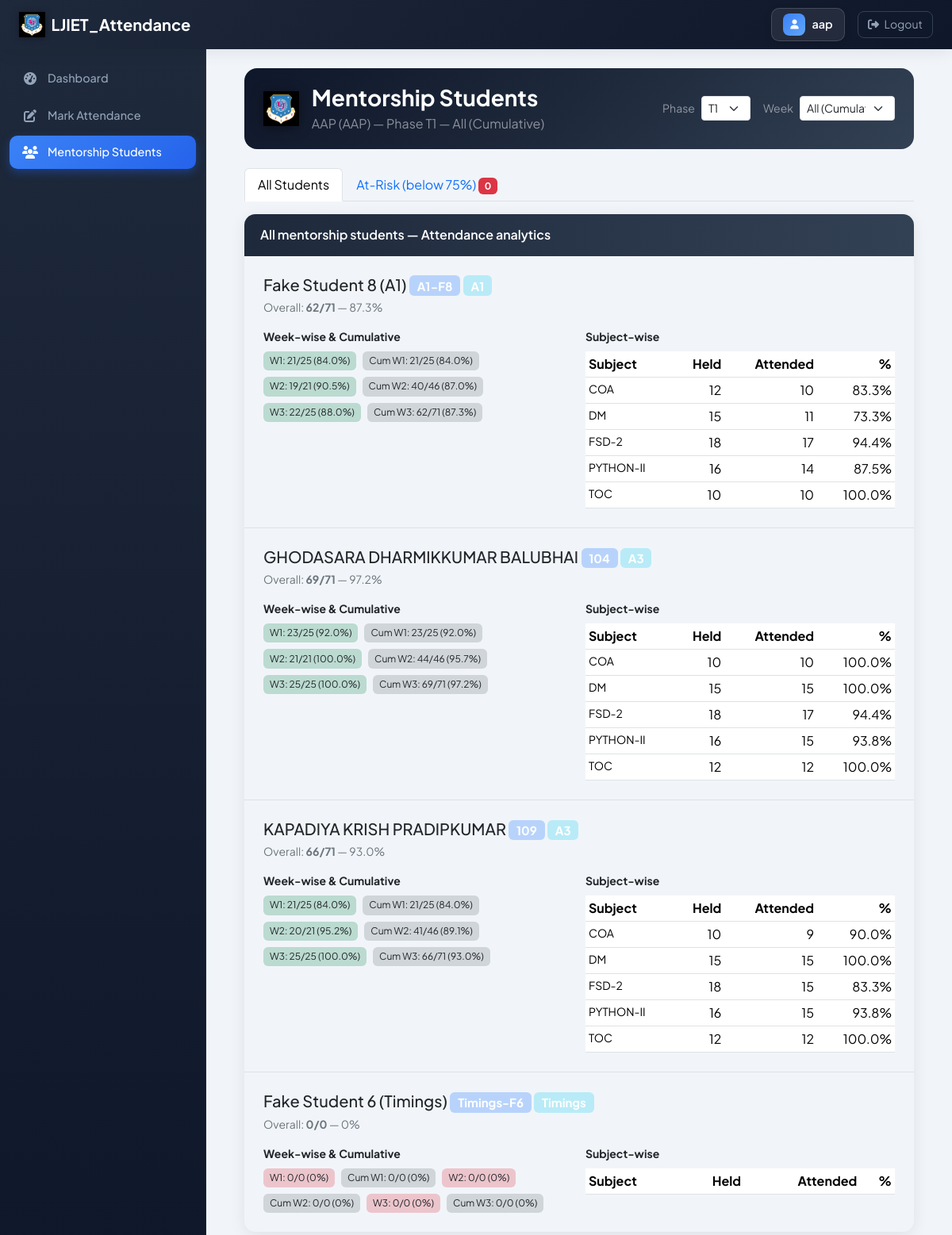
The page /portal/faculty/mentorship/ (signed in) on the database its author committed.
### core/models.py (models this page shows, shortened)
class Faculty(models.Model):
    department = models.ForeignKey(Department, on_delete=models.CASCADE)
    full_name = models.CharField(max_length=200)
    short_name = models.CharField(max_length=30)  # e.g. UMS, PSK
    email = models.EmailField(blank=True)
    user = models.OneToOneField(
        User, on_delete=models.SET_NULL, null=True, blank=True, related_name='faculty_profile'
    )
    class Meta:
        ordering = ['full_name']
        verbose_name_plural = 'Faculties'

class Student(models.Model):
    department = models.ForeignKey(Department, on_delete=models.CASCADE)
    batch = models.ForeignKey(Batch, on_delete=models.CASCADE)
    roll_no = models.CharField(max_length=30)
    enrollment_no = models.CharField(max_length=50, blank=True)
    name = models.CharField(max_length=200)
    email = models.EmailField(blank=True)
    mentor = models.ForeignKey(
        Faculty, on_delete=models.SET_NULL, null=True, blank=True,
        related_name='mentorship_students'
    )
    user = models.OneToOneField(
        User, on_delete=models.SET_NULL, null=True, blank=True, related_name='student_profile'
    )
    class Meta:
        ordering = ['batch', 'roll_no']
        unique_together = ('department', 'batch', 'roll_no')

class Batch(models.Model):
    department = models.ForeignKey(Department, on_delete=models.CASCADE)
    name = models.CharField(max_length=100)  # e.g. A1, B2, CE-A
    class Meta:
        ordering = ['name']
        unique_together = ('department', 'name')

class FacultyAttendance(models.Model):
    faculty = models.ForeignKey(Faculty, on_delete=models.CASCADE)
    date = models.DateField()
    batch = models.ForeignKey(Batch, on_delete=models.CASCADE)
    lecture_slot = models.CharField(max_length=50)  # same as ScheduleSlot.time_slot or "Lec 1"
    absent_roll_numbers = models.TextField(blank=True)  # comma-separated
    remarks = models.CharField(max_length=200, blank=True)
    created_at = models.DateTimeField(auto_now_add=True)
    updated_at = models.DateTimeField(auto_now=True)
    class Meta:
        ordering = ['-date', 'batch', 'lecture_slot']
        unique_together = ('faculty', 'date', 'batch', 'lecture_slot')

class Subject(models.Model):
    department = models.ForeignKey(Department, on_delete=models.CASCADE)
    name = models.CharField(max_length=150)
    code = models.CharField(max_length=30, blank=True)
    class Meta:
        ordering = ['name']
        unique_together = ('department', 'name')

class PhaseHoliday(models.Model):
    department = models.ForeignKey(Department, on_delete=models.CASCADE)
    phase = models.CharField(max_length=10)  # T1, T2, T3, T4
    date = models.DateField()
    class Meta:
        ordering = ['phase', 'date']
        unique_together = ('department', 'phase', 'date')

### core/views.py (the view, shortened to what this page needs)
# urls.py: path('faculty/mentorship/', views.faculty_mentorship, name='faculty_mentorship'),
@login_required
def faculty_mentorship(request):
    if not user_can_faculty(request):
        return redirect('accounts:role_redirect')
    faculty = get_faculty_user(request)
    if not faculty:
        return redirect('accounts:logout')
    dept = faculty.department
    mentorship_students = list(
        Student.objects.filter(mentor=faculty, department=dept)
        .select_related('batch')
        .order_by('batch__name', 'roll_no')
    )
    if not mentorship_students:
        ctx = {'faculty': faculty, 'mentorship_students': [], 'student_stats': [], 'at_risk': [], 'phase': 'T1', 'phases': ['T1', 'T2', 'T3', 'T4'], 'week_range': [], 'selected_week': 'all'}
        return render(request, 'core/faculty/mentorship.html', ctx)
    tp = TermPhase.objects.filter(department=dept).first()
    phase = request.GET.get('phase', 'T1')
    week_param = request.GET.get('week', 'all')
    phases = ['T1', 'T2', 'T3', 'T4']
    week_map, _, phase_dates = _student_phase_weeks_and_dates(dept, mentorship_students[0].batch)
    weeks = week_map.get(phase, [])
    week_idx = None
    start_all = end_all = None
    for p in phases:
        s = getattr(tp, f'{p.lower()}_start', None) if tp else None
        e = getattr(tp, f'{p.lower()}_end', None) if tp else None
        if s and e:
            start_all = min(start_all, s) if start_all else s
            end_all = max(end_all, e) if end_all else e
    if not start_all or not end_all:
        start_all = datetime.now().date()
        end_all = start_all
    phase_dates_list = phase_dates.get(phase, [])
    if week_idx is not None:
        cum_dates = set()
        for i in range(week_idx + 1):
            cum_dates.update(weeks[i])
        phase_dates_set = cum_dates
    else:
        phase_dates_set = set(phase_dates_list)
    student_stats = []
    at_risk = []
    for s in mentorship_students:
        batch_scheduled = set()
        for d in phase_dates_set:
            weekday = d.strftime('%A')
            for slot in ScheduleSlot.objects.filter(batch=s.batch, day=weekday).values_list('time_slot', flat=True).distinct():
                batch_scheduled.add((d, slot))
        batch_att_map = {}
        for att in FacultyAttendance.objects.filter(batch=s.batch, date__in=phase_dates_set):
            batch_att_map[(att.date, att.lecture_slot)] = set(x.strip() for x in (att.absent_roll_numbers or '').split(',') if x.strip())
        held = len(batch_scheduled)
        str_roll = str(s.roll_no)
        attended = sum(1 for (d, slot) in batch_scheduled if (d, slot) in batch_att_map and str_roll not in batch_att_map[(d, slot)])
        pct = round(attended / held * 100, 1) if held else 0
        week_wise = []
        cum_held = cum_attended = 0
        for i, week_dates in enumerate(weeks):
            week_set = set(week_dates)
            w_held = sum(1 for (d, slot) in batch_scheduled if d in week_set)
            w_attended = sum(1 for (d, slot) in batch_scheduled if d in week_set and (d, slot) in batch_att_map and str_roll not in batch_att_map[(d, slot)])
            w_pct = round(w_attended / w_held * 100, 1) if w_held else 0
            cum_held += w_held
            cum_attended += w_attended
            cum_pct = round(cum_attended / cum_held * 100, 1) if cum_held else 0
            week_wise.append({'week': i + 1, 'held': w_held, 'attended': w_attended, 'pct': w_pct, 'cum_held': cum_held, 'cum_attended': cum_attended, 'cum_pct': cum_pct})
        subject_wise = defaultdict(lambda: {'held': 0, 'attended': 0})
        for (d, slot) in batch_scheduled:
            fac, subj = get_faculty_subject_for_slot(d, s.batch, slot)
            subj_name = subj.name if subj else 'N/A'
            subject_wise[subj_name]['held'] += 1
            if (d, slot) in batch_att_map and str_roll not in batch_att_map[(d, slot)]:
                subject_wise[subj_name]['attended'] += 1
        subj_list = [{'name': n, 'held': t['held'], 'attended': t['attended'], 'pct': round(t['attended'] / t['held'] * 100, 1) if t['held'] else 0} for n, t in sorted(subject_wise.items())]
        student_stats.append({
            'student': s, 'held': held, 'attended': attended, 'pct': pct,
            'week_wise': week_wise, 'subject_wise': subj_list,
        })
        if held and pct < 75:
            at_risk.append({'student': s, 'held': held, 'attended': attended, 'pct': pct})
    week_range = list(range(len(weeks)))
    ctx = {
        'faculty': faculty,
        'mentorship_students': mentorship_students,
        'student_stats': student_stats,
        'at_risk': sorted(at_risk, key=lambda x: x['pct']),
        'phase': phase,
        'phases': phases,
        'week_range': week_range,
        'selected_week': week_param,
    }
    return render(request, 'core/faculty/mentorship.html', ctx)

### templates/core/faculty/mentorship.html (shortened to what this page needs)
{% extends 'base.html' %}
{% load static %}
{% block content %}
<div class="mentor-hero d-flex flex-wrap justify-content-between align-items-center gap-3">
    <div class="d-flex align-items-center gap-3">
        <img src="{% static 'images/ljiet-logo.png' %}" alt="LJIET" class="admin-logo">
        <div>
            <h1 class="page-title mb-1">Mentorship Students</h1>
            <p class="text-white-50 mb-0">{{ faculty.full_name }} ({{ faculty.short_name }}) — Phase {{ phase }}{% if selected_week != 'all' and selected_week %} — Week {{ selected_week|add:1 }}{% else %} — All (Cumulative){% endif %}</p>
        </div>
    </div>
    <form method="get" class="d-flex flex-wrap align-items-center gap-3">
        <div class="d-flex align-items-center gap-2">
            <label class="text-white-50 small mb-0">Phase</label>
            <select name="phase" class="form-select form-select-sm" style="max-width: 100px;" onchange="this.form.submit()">
                {% for p in phases %}
                <option value="{{ p }}" {% if phase == p %}selected{% endif %}>{{ p }}</option>
                {% endfor %}
            </select>
        </div>
        <div class="d-flex align-items-center gap-2">
            <label class="text-white-50 small mb-0">Week</label>
            <select name="week" class="form-select form-select-sm" style="max-width: 120px;" onchange="this.form.submit()">
                <option value="all" {% if selected_week == 'all' or not selected_week %}selected{% endif %}>All (Cumulative)</option>
            </select>
        </div>
    </form>
</div>
<ul class="nav nav-tabs mb-3" id="mentorTabs" role="tablist">
    <li class="nav-item" role="presentation">
        <button class="nav-link active" id="all-tab" data-bs-toggle="tab" data-bs-target="#all-students" type="button" role="tab">All Students</button>
    </li>
    <li class="nav-item" role="presentation">
        <button class="nav-link" id="risk-tab" data-bs-toggle="tab" data-bs-target="#risk-students" type="button" role="tab">At-Risk (below 75%) <span class="badge bg-danger">{% if at_risk %}{{ at_risk|length }}{% else %}0{% endif %}</span></button>
    </li>
</ul>
<div class="tab-content" id="mentorTabsContent">
    <div class="tab-pane fade show active" id="all-students" role="tabpanel">
<div class="mentor-card">
    <div class="card-header">All mentorship students — Attendance analytics</div>
    <div class="card-body p-0">
        {% if student_stats %}
        {% for stat in student_stats %}
        <div class="border-bottom p-4 {% if not forloop.last %}border-bottom{% endif %}" style="{% if forloop.last %}border-bottom: none !important;{% endif %}">
            <div class="d-flex flex-wrap justify-content-between align-items-start gap-3 mb-3">
                <div>
                    <h5 class="mb-1">{{ stat.student.name }} <span class="badge bg-primary bg-opacity-25 text-white">{{ stat.student.roll_no }}</span> <span class="badge bg-info bg-opacity-25 text-white">{{ stat.student.batch.name }}</span></h5>
                    <p class="mb-0 small text-secondary">Overall: <strong>{{ stat.attended }}/{{ stat.held }}</strong> — <span class="{% if stat.pct >= 75 %}pct-good{% elif stat.pct >= 50 %}pct-warn{% else %}pct-low{% endif %}">{{ stat.pct }}%</span></p>
                </div>
            </div>
            <div class="row g-3">
                <div class="col-12 col-md-6">
                    <p class="small fw-bold text-dark mb-2">Week-wise & Cumulative</p>
                    <div class="d-flex flex-wrap gap-2 align-items-center">
                        {% for w in stat.week_wise %}
                        <span class="week-badge {% if w.pct >= 75 %}bg-success bg-opacity-25{% elif w.pct >= 50 %}bg-warning bg-opacity-25{% else %}bg-danger bg-opacity-25{% endif %}">W{{ w.week }}: {{ w.attended }}/{{ w.held }} ({{ w.pct }}%)</span>
                        <span class="week-badge bg-secondary bg-opacity-25 text-dark">Cum W{{ w.week }}: {{ w.cum_attended }}/{{ w.cum_held }} ({{ w.cum_pct }}%)</span>
                        {% endfor %}
                    </div>
                </div>
                <div class="col-12 col-md-6">
                    <p class="small fw-bold text-dark mb-2">Subject-wise</p>
                    <div class="table-responsive">
                        <table class="table table-sm mb-0">
                            <thead><tr><th>Subject</th><th class="text-end">Held</th><th class="text-end">Attended</th><th class="text-end">%</th></tr></thead>
                            <tbody>
                                {% for sub in stat.subject_wise %}
                                <tr>
                                    <td class="small">{{ sub.name }}</td>
                                    <td class="text-end">{{ sub.held }}</td>
                                    <td class="text-end">{{ sub.attended }}</td>
                                    <td class="text-end {% if sub.pct >= 75 %}pct-good{% elif sub.pct >= 50 %}pct-warn{% else %}pct-low{% endif %}">{{ sub.pct }}%</td>
                                </tr>
                                {% endfor %}
                            </tbody>
                        </table>
                    </div>
                </div>
            </div>
        </div>
        {% endfor %}
        {% else %}
        <p class="text-center text-secondary py-5 mb-0">No mentorship students assigned. Assign mentors via CSV upload (mentor column) or run: <code>python manage.py seed_mentors</code></p>
        {% endif %}
    </div>
</div>
    </div>
</div>
{% endblock %}

### templates/base.html (shortened to what this page needs)
{% load static %}
<!DOCTYPE html>
<html lang="en">
<head>
    <link href="https://cdn.jsdelivr.net/npm/bootstrap@5.3.2/dist/css/bootstrap.min.css" rel="stylesheet">
    <link rel="stylesheet" href="https://cdnjs.cloudflare.com/ajax/libs/font-awesome/6.4.0/css/all.min.css">
</head>
<body>
    <nav class="navbar navbar-expand-lg app-navbar sticky-top">
        <div class="container-fluid px-3 px-lg-4">
            <a class="navbar-brand d-flex align-items-center gap-2" href="{% url 'accounts:role_redirect' %}">
                <img src="{% static 'images/ljiet-logo.png' %}" alt="LJIET" class="navbar-brand-logo">
                <span class="d-none d-sm-inline">LJIET_Attendance</span>
            </a>
            {% if user.is_authenticated %}
            <div class="d-flex align-items-center gap-2 gap-lg-3">
                <span class="user-badge" title="{{ user.get_full_name|default:user.username }}">
                    <span class="user-icon"><i class="fas fa-user"></i></span>
                    <span class="user-name text-truncate">{{ user.get_full_name|default:user.username }}</span>
                </span>
                <a href="{% url 'accounts:logout' %}" class="btn btn-logout btn-sm text-nowrap">
                    <i class="fas fa-sign-out-alt me-1"></i> <span class="d-none d-sm-inline">Logout</span>
                </a>
            </div>
            {% endif %}
        </div>
    </nav>
    <div class="d-flex">
        {% if user.is_authenticated and sidebar_links %}
        <aside class="app-sidebar d-none d-lg-block flex-shrink-0">
            <nav class="d-flex flex-column gap-0">
                {% for item in sidebar_links %}
                <a href="{{ item.url }}" class="sidebar-link {% if request.resolver_match.url_name == item.active_name %}active{% endif %}">
                    <i class="fas {{ item.icon }}"></i>
                    <span>{{ item.label }}</span>
                </a>
                {% endfor %}
            </nav>
        </aside>
        {% endif %}
        <main class="main-content w-100 px-3 px-md-4 px-lg-5 py-3 py-lg-4">
            {% block content %}{% endblock %}
        </main>
    </div>
</body>
</html>

### rows shown on the page
Faculty: full_name "AAP", short_name "AAP"
Student: student.name "Fake Student 8 (A1)", student.roll_no "A1-F8", student.batch.name "A1", attended "62", held "71", pct "87.3", week "2" "3", attended "19" "22", held "21" "25", pct "90.5" "88.0", week "2" "3", cum_attended "40" "62", cum_held "46" "71", cum_pct "87.0" "87.3", held "12" "15" "18" "16" "10", attended "10" "11" "17" "14" "10", pct "83.3" "73.3" "94.4" "87.5" "100.0"
FacultyAttendance: week "1", attended "21", held "25", pct "84.0", cum_attended "21", cum_held "25", cum_pct "84.0"
Subject: name "COA" "COA" "COA"
Subject: name "DM" "DM" "DM"
Subject: name "FSD-2" "FSD-2" "FSD-2"
Subject: name "PYTHON-II" "PYTHON-II" "PYTHON-II"
Subject: name "TOC" "TOC" "TOC"
Student: student.name "GHODASARA DHARMIKKUMAR BALUBHAI", student.roll_no "104", student.batch.name "A3", attended "69", held "71", pct "97.2", week "1" "2", attended "23" "21", held "25" "21", pct "92.0" "100.0", week "1" "2", cum_attended "23" "44", cum_held "25" "46", cum_pct "92.0" "95.7", held "10" "15" "18" "16" "12", attended "10" "15" "17" "15" "12", pct "100.0" "100.0" "94.4" "93.8" "100.0"
PhaseHoliday: week "3", attended "25", held "25", pct "100.0", cum_attended "69", cum_held "71", cum_pct "97.2", cum_attended "66", cum_pct "93.0"
Student: student.name "KAPADIYA KRISH PRADIPKUMAR", student.roll_no "109", student.batch.name "A3", attended "66", held "71", pct "93.0", week "2", attended "20", held "21", pct "95.2", week "2", cum_attended "41", cum_held "46", cum_pct "89.1", held "10" "15" "18" "16" "12", attended "9" "15" "15" "15" "12", pct "90.0" "100.0" "83.3" "93.8" "100.0"
Student: student.name "Fake Student 6 (Timings)", student.roll_no "Timings-F6", student.batch.name "Timings", attended "0", held "0", pct "0"

### other values the page prints
{{ user.get_full_name|default:user.username }} "aap"
{{ item.label }} "Dashboard" "Mark Attendance" "Mentorship Students"
{{ phase }} "T1"
{{ w.week }} "1"
{{ w.attended }} "0"
{{ w.held }} "0"
{{ w.pct }} "0"
{{ w.cum_attended }} "0"
{{ w.cum_held }} "0"
{{ w.cum_pct }} "0"
{{ w.week }} "2"
{{ w.week }} "3"
form field phase "T1"
